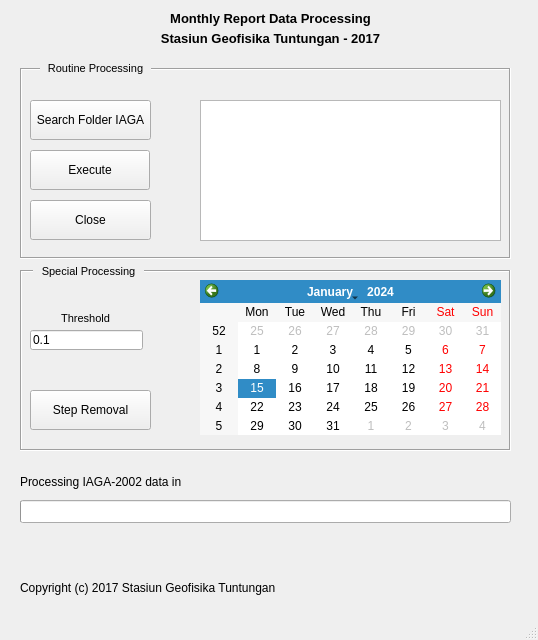
<?xml version="1.0" encoding="UTF-8"?>
<ui version="4.0">
 <class>MainWindow</class>
 <widget class="QMainWindow" name="MainWindow">
  <property name="geometry">
   <rect>
    <x>0</x>
    <y>0</y>
    <width>538</width>
    <height>640</height>
   </rect>
  </property>
  <property name="windowTitle">
   <string>Monthly Report Data Processing version 2.1.0 - 10 Des 2017</string>
  </property>
  <property name="windowIcon">
   <iconset>
    <normaloff>bmkgtrans.ico</normaloff>bmkgtrans.ico</iconset>
  </property>
  <property name="autoFillBackground">
   <bool>false</bool>
  </property>
  <widget class="QWidget" name="centralwidget">
   <widget class="QPushButton" name="SearchButtonIAGA">
    <property name="geometry">
     <rect>
      <x>30</x>
      <y>100</y>
      <width>121</width>
      <height>40</height>
     </rect>
    </property>
    <property name="text">
     <string>Search Folder IAGA</string>
    </property>
   </widget>
   <widget class="QProgressBar" name="progressBar">
    <property name="geometry">
     <rect>
      <x>20</x>
      <y>500</y>
      <width>491</width>
      <height>23</height>
     </rect>
    </property>
    <property name="value">
     <number>0</number>
    </property>
    <property name="textVisible">
     <bool>false</bool>
    </property>
   </widget>
   <widget class="QPushButton" name="ExecuteButton">
    <property name="geometry">
     <rect>
      <x>30</x>
      <y>150</y>
      <width>120</width>
      <height>40</height>
     </rect>
    </property>
    <property name="text">
     <string>Execute</string>
    </property>
   </widget>
   <widget class="QLabel" name="label2">
    <property name="geometry">
     <rect>
      <x>120</x>
      <y>10</y>
      <width>301</width>
      <height>16</height>
     </rect>
    </property>
    <property name="font">
     <font>
      <pointsize>10</pointsize>
      <weight>75</weight>
      <bold>true</bold>
     </font>
    </property>
    <property name="text">
     <string>Monthly Report Data Processing</string>
    </property>
    <property name="alignment">
     <set>Qt::AlignCenter</set>
    </property>
   </widget>
   <widget class="QLabel" name="label_2">
    <property name="geometry">
     <rect>
      <x>120</x>
      <y>30</y>
      <width>301</width>
      <height>16</height>
     </rect>
    </property>
    <property name="font">
     <font>
      <pointsize>10</pointsize>
      <weight>75</weight>
      <bold>true</bold>
     </font>
    </property>
    <property name="text">
     <string>Stasiun Geofisika Tuntungan - 2017</string>
    </property>
    <property name="alignment">
     <set>Qt::AlignCenter</set>
    </property>
   </widget>
   <widget class="QLabel" name="labelfolderIAGA">
    <property name="geometry">
     <rect>
      <x>190</x>
      <y>474</y>
      <width>311</width>
      <height>16</height>
     </rect>
    </property>
    <property name="text">
     <string/>
    </property>
   </widget>
   <widget class="QPushButton" name="CloseButton">
    <property name="geometry">
     <rect>
      <x>30</x>
      <y>200</y>
      <width>121</width>
      <height>40</height>
     </rect>
    </property>
    <property name="text">
     <string>Close</string>
    </property>
   </widget>
   <widget class="QLabel" name="labelfolder_2">
    <property name="geometry">
     <rect>
      <x>20</x>
      <y>474</y>
      <width>161</width>
      <height>16</height>
     </rect>
    </property>
    <property name="text">
     <string>Processing IAGA-2002 data in :</string>
    </property>
   </widget>
   <widget class="QLabel" name="labelfolder_3">
    <property name="geometry">
     <rect>
      <x>20</x>
      <y>530</y>
      <width>471</width>
      <height>16</height>
     </rect>
    </property>
    <property name="text">
     <string/>
    </property>
   </widget>
   <widget class="QTextEdit" name="textEdit">
    <property name="geometry">
     <rect>
      <x>200</x>
      <y>100</y>
      <width>301</width>
      <height>141</height>
     </rect>
    </property>
    <property name="readOnly">
     <bool>true</bool>
    </property>
   </widget>
   <widget class="QPushButton" name="StepRemovalButton">
    <property name="geometry">
     <rect>
      <x>30</x>
      <y>390</y>
      <width>121</width>
      <height>40</height>
     </rect>
    </property>
    <property name="text">
     <string>Step Removal</string>
    </property>
   </widget>
   <widget class="QCalendarWidget" name="CalendarWidget">
    <property name="geometry">
     <rect>
      <x>200</x>
      <y>280</y>
      <width>301</width>
      <height>155</height>
     </rect>
    </property>
    <property name="minimumSize">
     <size>
      <width>261</width>
      <height>0</height>
     </size>
    </property>
    <property name="autoFillBackground">
     <bool>true</bool>
    </property>
    <property name="gridVisible">
     <bool>false</bool>
    </property>
    <property name="selectionMode">
     <enum>QCalendarWidget::SingleSelection</enum>
    </property>
    <property name="horizontalHeaderFormat">
     <enum>QCalendarWidget::ShortDayNames</enum>
    </property>
    <property name="navigationBarVisible">
     <bool>true</bool>
    </property>
    <property name="dateEditEnabled">
     <bool>true</bool>
    </property>
   </widget>
   <widget class="QFrame" name="frame">
    <property name="geometry">
     <rect>
      <x>20</x>
      <y>68</y>
      <width>491</width>
      <height>191</height>
     </rect>
    </property>
    <property name="autoFillBackground">
     <bool>false</bool>
    </property>
    <property name="frameShape">
     <enum>QFrame::Box</enum>
    </property>
    <property name="frameShadow">
     <enum>QFrame::Sunken</enum>
    </property>
    <property name="lineWidth">
     <number>1</number>
    </property>
   </widget>
   <widget class="QFrame" name="frame_2">
    <property name="enabled">
     <bool>true</bool>
    </property>
    <property name="geometry">
     <rect>
      <x>20</x>
      <y>270</y>
      <width>491</width>
      <height>181</height>
     </rect>
    </property>
    <property name="acceptDrops">
     <bool>false</bool>
    </property>
    <property name="autoFillBackground">
     <bool>false</bool>
    </property>
    <property name="frameShape">
     <enum>QFrame::Box</enum>
    </property>
    <property name="frameShadow">
     <enum>QFrame::Sunken</enum>
    </property>
    <property name="lineWidth">
     <number>1</number>
    </property>
    <widget class="QLineEdit" name="lineEdit">
     <property name="geometry">
      <rect>
       <x>10</x>
       <y>60</y>
       <width>113</width>
       <height>20</height>
      </rect>
     </property>
     <property name="text">
      <string>0.1</string>
     </property>
    </widget>
    <widget class="QLabel" name="labelfolder_7">
     <property name="geometry">
      <rect>
       <x>10</x>
       <y>40</y>
       <width>111</width>
       <height>16</height>
      </rect>
     </property>
     <property name="font">
      <font>
       <pointsize>8</pointsize>
       <weight>50</weight>
       <bold>false</bold>
      </font>
     </property>
     <property name="autoFillBackground">
      <bool>true</bool>
     </property>
     <property name="text">
      <string>Threshold</string>
     </property>
     <property name="alignment">
      <set>Qt::AlignCenter</set>
     </property>
    </widget>
   </widget>
   <widget class="QLabel" name="labelfolder_4">
    <property name="geometry">
     <rect>
      <x>20</x>
      <y>580</y>
      <width>261</width>
      <height>16</height>
     </rect>
    </property>
    <property name="text">
     <string>Copyright (c) 2017 Stasiun Geofisika Tuntungan</string>
    </property>
   </widget>
   <widget class="QLabel" name="labelfolder_5">
    <property name="geometry">
     <rect>
      <x>40</x>
      <y>60</y>
      <width>111</width>
      <height>16</height>
     </rect>
    </property>
    <property name="font">
     <font>
      <pointsize>8</pointsize>
      <weight>50</weight>
      <bold>false</bold>
     </font>
    </property>
    <property name="autoFillBackground">
     <bool>true</bool>
    </property>
    <property name="text">
     <string>Routine Processing</string>
    </property>
    <property name="alignment">
     <set>Qt::AlignCenter</set>
    </property>
   </widget>
   <widget class="QLabel" name="labelfolder_6">
    <property name="geometry">
     <rect>
      <x>33</x>
      <y>263</y>
      <width>111</width>
      <height>16</height>
     </rect>
    </property>
    <property name="font">
     <font>
      <pointsize>8</pointsize>
      <weight>50</weight>
      <bold>false</bold>
     </font>
    </property>
    <property name="autoFillBackground">
     <bool>true</bool>
    </property>
    <property name="text">
     <string>Special Processing</string>
    </property>
    <property name="alignment">
     <set>Qt::AlignCenter</set>
    </property>
   </widget>
   <zorder>frame</zorder>
   <zorder>frame_2</zorder>
   <zorder>SearchButtonIAGA</zorder>
   <zorder>progressBar</zorder>
   <zorder>ExecuteButton</zorder>
   <zorder>label2</zorder>
   <zorder>label_2</zorder>
   <zorder>labelfolderIAGA</zorder>
   <zorder>CloseButton</zorder>
   <zorder>labelfolder_2</zorder>
   <zorder>labelfolder_3</zorder>
   <zorder>textEdit</zorder>
   <zorder>StepRemovalButton</zorder>
   <zorder>CalendarWidget</zorder>
   <zorder>labelfolder_4</zorder>
   <zorder>labelfolder_5</zorder>
   <zorder>labelfolder_6</zorder>
  </widget>
  <widget class="QMenuBar" name="menubar">
   <property name="geometry">
    <rect>
     <x>0</x>
     <y>0</y>
     <width>538</width>
     <height>21</height>
    </rect>
   </property>
  </widget>
  <widget class="QStatusBar" name="statusbar"/>
 </widget>
 <resources/>
 <connections>
  <connection>
   <sender>CloseButton</sender>
   <signal>clicked()</signal>
   <receiver>MainWindow</receiver>
   <slot>close()</slot>
   <hints>
    <hint type="sourcelabel">
     <x>90</x>
     <y>241</y>
    </hint>
    <hint type="destinationlabel">
     <x>228</x>
     <y>166</y>
    </hint>
   </hints>
  </connection>
 </connections>
</ui>
